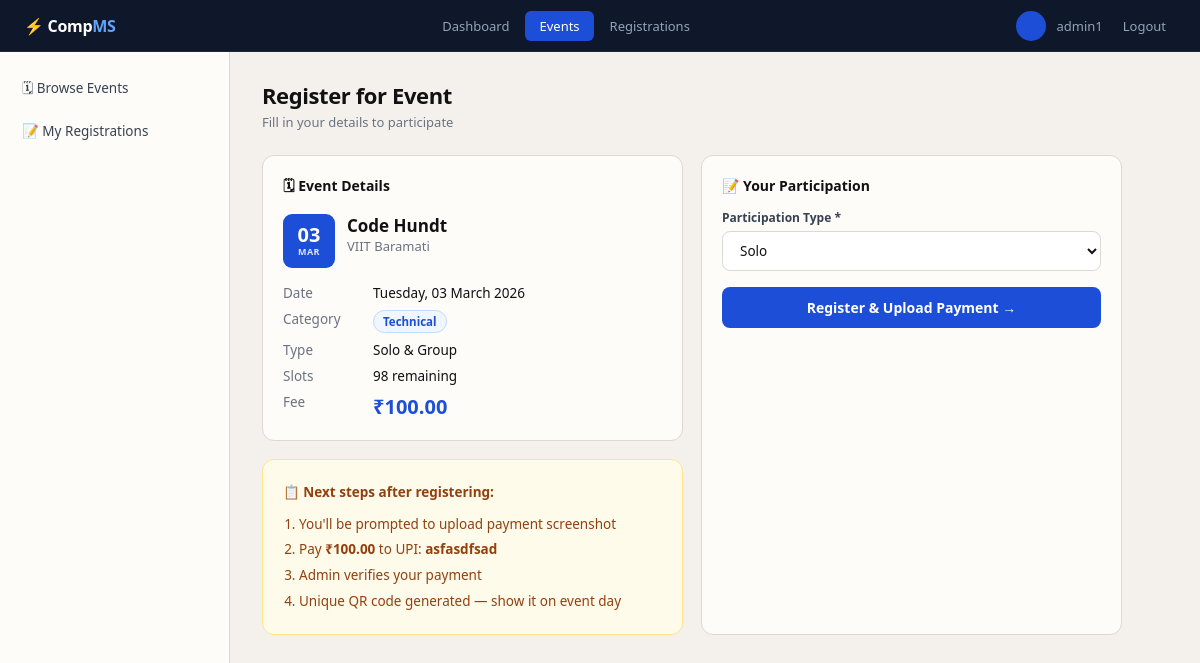
Page /events/1/register/ (signed in) on the committed database.
### events/models.py (models this page shows, shortened)
class Event(models.Model):
    CATEGORY = [
        ('technical', 'Technical'),
        ('cultural',  'Cultural'),
        ('sports',    'Sports'),
        ('other',     'Other'),
    ]
    ETYPE = [
        ('solo',  'Solo Only'),
        ('group', 'Group Only'),
        ('both',  'Solo & Group'),
    ]
    name             = models.CharField(max_length=200)
    description      = models.TextField(blank=True)
    date             = models.DateField()
    venue            = models.CharField(max_length=200)
    category         = models.CharField(max_length=20, choices=CATEGORY, default='technical')
    event_type       = models.CharField(max_length=10, choices=ETYPE, default='both')
    registration_fee = models.DecimalField(max_digits=8, decimal_places=2)
    max_participants = models.PositiveIntegerField(default=100)
    upi_id           = models.CharField(max_length=100, default='college@upi',
                                        help_text='UPI ID students should pay to')
    created_by       = models.ForeignKey(User, on_delete=models.SET_NULL,
                                         null=True, related_name='created_events')
    created_at       = models.DateTimeField(auto_now_add=True)
    is_active        = models.BooleanField(default=True)
    class Meta:
        ordering = ['-date']
    @property
    def confirmed_count(self):
        return self.registrations.filter(payment_status='verified').count()
    @property
    def slots_left(self):
        return max(0, self.max_participants - self.confirmed_count)

### events/views.py (the view, shortened to what this page needs)
# urls.py: path('events/<int:pk>/register/',       views.register_event,  name='register_event'),
@login_required
def register_event(request, pk):
    event = get_object_or_404(Event, pk=pk, is_active=True)
    if Registration.objects.filter(student=request.user, event=event).exists():
        messages.info(request, "You already registered for this event.")
        return redirect('my_registrations')
    if event.slots_left == 0:
        messages.error(request, "This event is full.")
        return redirect('event_list')
    form = RegistrationForm(event, request.POST or None)
    return render(request, 'events/register_form.html', {'event': event, 'form': form})

### events/forms.py (shortened to what this page needs)
class RegistrationForm(forms.ModelForm):
    class Meta:
        model  = Registration
        fields = ['participation_type', 'group_name', 'member_names']
        widgets = {
            'member_names': forms.Textarea(attrs={
                'rows': 3,
                'placeholder': 'e.g.  Rahul Sharma, Priya Nair, Aman Verma'
            }),
        }
    def __init__(self, event, *args, **kwargs):
        super().__init__(*args, **kwargs)
        self.event = event
        if event.event_type == 'solo':
            self.fields['participation_type'].choices = [('solo', 'Solo')]
        elif event.event_type == 'group':
            self.fields['participation_type'].choices = [('group', 'Group')]

### templates/events/register_form.html (shortened to what this page needs)
{% extends 'base.html' %}
{% block content %}
<div class="wrap">
  <aside class="side">
    <div class="side-sec">
      <a href="{% url 'event_list' %}" class="side-a">🗓 Browse Events</a>
      <a href="{% url 'my_registrations' %}" class="side-a">📝 My Registrations</a>
    </div>
  </aside>
  <main class="main">
    <div class="ph">
      <div class="ph-title">Register for Event</div>
      <div class="ph-sub">Fill in your details to participate</div>
    </div>
    <div class="g2" style="max-width:860px">
      <div>
        <div class="card">
          <div class="card-t">🗓 Event Details</div>
          <div style="display:flex;gap:12px;margin-bottom:16px">
            <div class="ev-date" style="width:52px;height:54px;border-radius:9px;flex-shrink:0">
              <div class="ev-day">{{ event.date|date:"d" }}</div>
              <div class="ev-mon">{{ event.date|date:"M"|upper }}</div>
            </div>
            <div>
              <div style="font-size:17px;font-weight:800">{{ event.name }}</div>
              <div style="font-size:13px;color:var(--muted)">{{ event.venue }}</div>
            </div>
          </div>
          <div style="display:grid;grid-template-columns:90px 1fr;row-gap:8px;font-size:13.5px">
            <span class="muted">Date</span>    <span>{{ event.date|date:"l, d F Y" }}</span>
            <span class="muted">Category</span><span><span class="badge b-blue">{{ event.get_category_display }}</span></span>
            <span class="muted">Type</span>    <span>{{ event.get_event_type_display }}</span>
            <span class="muted">Slots</span>   <span>{{ event.slots_left }} remaining</span>
            <span class="muted">Fee</span>     <span style="font-size:20px;font-weight:800;color:var(--blue)">₹{{ event.registration_fee }}</span>
          </div>
        </div>
        <div class="card" style="background:var(--amber-bg);border-color:var(--amber-bd)">
          <div style="font-size:13.5px;color:var(--amber);line-height:1.9">
            <strong>📋 Next steps after registering:</strong>
            <ol style="padding-left:16px;margin-top:6px">
              <li>You'll be prompted to upload payment screenshot</li>
              <li>Pay <strong>₹{{ event.registration_fee }}</strong> to UPI: <strong>{{ event.upi_id }}</strong></li>
              <li>Admin verifies your payment</li>
              <li>Unique QR code generated — show it on event day</li>
            </ol>
          </div>
        </div>
      </div>
      <div class="card">
        <div class="card-t">📝 Your Participation</div>
        <form method="post" id="regForm" novalidate>
          <div class="fg">
            <label class="lbl">Participation Type *</label>
            <select name="participation_type" id="ptype" onchange="toggleGroup()">
              {% for val,lbl in form.fields.participation_type.choices %}
                <option value="{{ val }}" {% if form.participation_type.value == val %}selected{% endif %}>{{ lbl }}</option>
              {% endfor %}
            </select>
          </div>
          <button type="submit" class="btn btn-p btn-lg" style="width:100%;justify-content:center">
            Register & Upload Payment →
          </button>
        </form>
      </div>
    </div>
  </main>
</div>
{% endblock %}

### templates/base.html (shortened to what this page needs)
<!DOCTYPE html>
<html lang="en">
<head>
</head>
<body>
{% if user.is_authenticated %}
<nav class="nav">
  <a href="/" class="nav-brand">⚡ Comp<em>MS</em></a>
  <div class="nav-links">
    {% if user.is_staff %}
      <a href="{% url 'admin_dashboard' %}" class="nav-link {% if 'dashboard' in request.resolver_match.url_name %}on{% endif %}">Dashboard</a>
      <a href="{% url 'admin_events' %}" class="nav-link {% if 'event' in request.resolver_match.url_name %}on{% endif %}">Events</a>
      <a href="{% url 'admin_registrations' %}" class="nav-link {% if 'registration' in request.resolver_match.url_name or 'verify' in request.resolver_match.url_name %}on{% endif %}">Registrations</a>
    {% else %}
      <a href="{% url 'event_list' %}" class="nav-link {% if request.resolver_match.url_name == 'event_list' %}on{% endif %}">Browse Events</a>
      <a href="{% url 'my_registrations' %}" class="nav-link {% if request.resolver_match.url_name == 'my_registrations' %}on{% endif %}">My Registrations</a>
    {% endif %}
  </div>
  <div class="nav-right">
    <div class="nav-avatar">{{ user.first_name|first|upper }}{{ user.last_name|first|upper }}</div>
    <span class="nav-name">{{ user.get_full_name|default:user.username }}</span>
    <a href="{% url 'logout' %}" class="nav-link" style="padding:5px 10px">Logout</a>
  </div>
</nav>
{% endif %}
{% block content %}{% endblock %}
</body>
</html>

### templates/base.html (style rules this page uses)
* { margin:0;padding:0;box-sizing:border-box }
:root { --bg:#F4F1EC; --card:#FDFCF9; --border:#DDD8D0; --ink:#111; --muted:#6B7280; --soft:#EAE7E0; --blue:#1D4ED8; --blue-h:#1E3A8A; --green:#15803D; --green-bg:#F0FDF4; --green-bd:#BBF7D0; --amber:#92400E; --amber-bg:#FFFBEB; --amber-bd:#FDE68A; --red:#B91C1C; --red-bg:#FEF2F2; --red-bd:#FECACA; --sidebar:230px; }
body { font-family:'Segoe UI',system-ui,sans-serif;background:var(--bg);color:var(--ink);min-height:100vh;font-size:14px }
a { color:inherit;text-decoration:none }
.nav { background:#0F172A; height:52px; display:flex;align-items:center;justify-content:space-between; padding:0 24px; position:sticky; top:0; z-index:300; border-bottom:1px solid #1E293B; }
.nav-brand { font-weight:800;font-size:16px;color:#fff;letter-spacing:-.3px }
.nav-brand em { color:#60A5FA;font-style:normal }
.nav-links { display:flex;gap:2px }
.nav-link { color:#94A3B8;padding:6px 14px;border-radius:6px; font-size:13px;font-weight:500;transition:.15s; }
.nav-link.on { color:#fff;background:var(--blue) }
.nav-right { display:flex;align-items:center;gap:10px }
.nav-avatar { width:30px;height:30px;border-radius:50%; background:var(--blue);color:#fff; display:flex;align-items:center;justify-content:center; font-size:12px;font-weight:700; }
.nav-name { color:#94A3B8;font-size:13px }
.wrap { display:flex;min-height:calc(100vh - 52px) }
.side { width:var(--sidebar);background:var(--card); border-right:1px solid var(--border); padding:18px 0; flex-shrink:0; }
.side-sec { padding:0 10px;margin-bottom:4px }
.side-a { display:flex;align-items:center;gap:9px; padding:9px 12px;border-radius:8px; font-size:13.5px;color:#374151;margin-bottom:2px; transition:.15s; }
.main { flex:1;padding:28px 32px;overflow-y:auto }
.ph { margin-bottom:24px }
.ph-title { font-size:22px;font-weight:800;letter-spacing:-.4px }
.ph-sub { font-size:13px;color:var(--muted);margin-top:3px }
.card { background:var(--card);border:1px solid var(--border);border-radius:12px;padding:20px;margin-bottom:18px }
.card-t { font-size:14px;font-weight:700;margin-bottom:14px }
.g2 { display:grid;grid-template-columns:1fr 1fr;gap:18px }
.badge { display:inline-flex;align-items:center;padding:3px 9px;border-radius:20px;font-size:11.5px;font-weight:600;white-space:nowrap }
.b-blue { background:#EFF6FF;color:var(--blue);border:1px solid #BFDBFE }
.btn { display:inline-flex;align-items:center;gap:5px;padding:8px 18px;border-radius:8px;font-size:13px;font-weight:600;cursor:pointer;border:none;transition:.15s;font-family:inherit }
.btn-p { background:var(--blue);color:#fff }
.btn-lg { padding:11px 26px;font-size:14px }
.fg { margin-bottom:16px }
label.lbl { display:block;font-size:12px;font-weight:700;color:#374151;margin-bottom:5px }
.fi,select,textarea { width:100%;padding:9px 13px;border:1.5px solid var(--border); border-radius:8px;font-size:13.5px;font-family:inherit; background:#fff;color:var(--ink);outline:none;transition:.2s; }
.muted { color:var(--muted) }
.ev-date { width:50px;height:52px;background:var(--blue); border-radius:9px;display:flex;flex-direction:column; align-items:center;justify-content:center;color:#fff;flex-shrink:0; }
.ev-day { font-size:20px;font-weight:800;line-height:1 }
.ev-mon { font-size:9px;font-weight:700;opacity:.85;letter-spacing:.5px }

### rows in the picture
Event: date "03", date "MAR", name "Code Hundt", venue "VIIT Baramati", date "Tuesday, 03 March 2026", category "Technical", event_type "Solo & Group", slots_left "98", registration_fee "100.00", upi_id "asfasdfsad"

### other values in the picture
{{ user.get_full_name|default:user.username }} "admin1"
form field participation_type "Solo"
